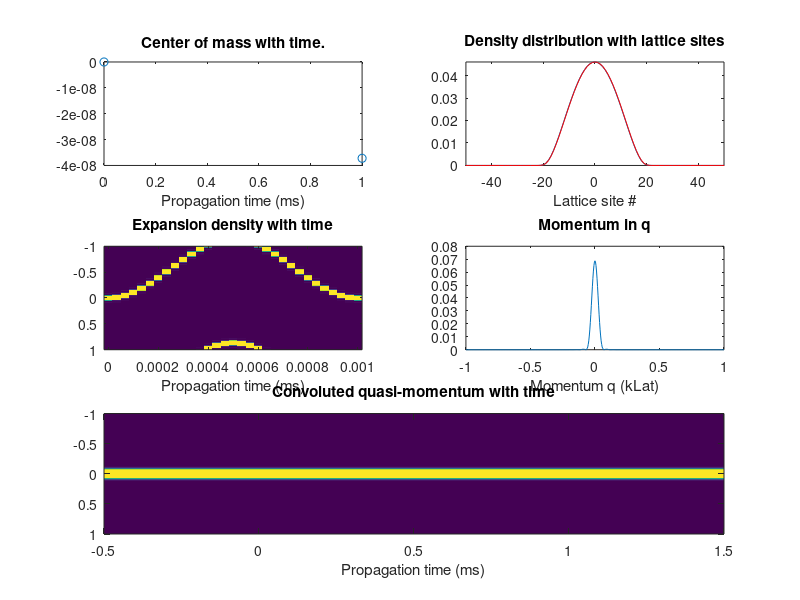

Source code (MATLAB): (Note: this script raises an error after producing the figure.)
function GPE_Sim_Speed()
%************************************************************************
% Simulate driven system with GPE 1D
%
%************************************************************************


%******************************************* 
% constants
%******************************************* 
c    = 299792458;       % Speed of light [m/s]
kB   = 1.3806503e-23;   % Boltzmann constant [J/K]
hbar = 1.054571817e-34;  % Plank constant [Js]
muB  = 9.27400949e-24;  % Bohr magneton [J/T]
%muB  = 9.27400949e-28; % Bohr magneton [J/G]
g    = 9.80553;         % Acceleration of gravity [m/s^2]
u    = 1.6605e-27;      % Atomic mass unit [kg]
a0   = 0.5291772083e-10;% Bohr's radius in [m]
mCs  = 133*u;           % Mass of 133Cs [kg]
lLat = 1064.49463e-9;   % Lattice wavelength [m]
kLat = 2*pi/lLat;       % Lattice wavevektor [1/m]
omgRec = hbar*kLat^2/2/mCs;% Recoil frequency [Hz]
G    = 2*kLat;             % Brilloin zone width [1/m]
Er   = hbar^2*kLat^2/2/mCs; % Recoil energy [J]
dLat = lLat/2;           % Lattice site distance [m]


%******************************************* 
% Modulation and time steps
%******************************************* 
modPeriod =  1e-3; %2*hbar*kLat/F0;                         % modulation period in s
modOmega  =  2*pi/modPeriod;
nPeriods  = 100;                           % Number of periods for simulation
Steps = 1;                                % Saved steps per BO
dt = modPeriod;                            % Single time step dt
nSaved = 1 + nPeriods*Steps;               % number saved wave functions

%F0 = 2e3*dLat * modOmega * mCs;
 
TrapPropagation = 1;

%******************************************* 
% Physical system, general parameters 
%******************************************* 
N = 501;                                  % Number of Wells, must be odd
s = 12;                                    % Lattice Depth in Er
a = 4*a0;                                % Scattering length
omgLong = 2*pi * 10;                      % Longitudinal trap frequency
omgPerp = 2*pi * 60;                       % radial, perpendicular trap freq.

nAtoms = 1E4;                             % Number of atoms
expTime = 40e-3;                          % End expansion time

% length scales
sigLong = sqrt(hbar/mCs/omgLong);         % Longitudinal oscillator length
sigPerp = sqrt(hbar/mCs/omgPerp);          % Radial oscillator length

% assume that vertical beam is strong, large radial frequency
omgMean = (omgPerp*omgPerp*omgLong)^(1/3);  % Geometric averaged trap frequency
sigMean = sqrt(hbar/mCs/omgMean);           % Geometric averaged oscillator length
mu      = hbar*omgMean/2*((15*nAtoms*a/sigMean)^(2/5));      % Chemical Potential for TF-approx.
rTFLong = sqrt(2*mu/mCs/omgLong/omgLong);   % Longitudinal TF-radius
% XX check

omgLatt = 2*omgRec*sqrt(s);                       % Harmonic frequency in one well
sigLatt = sqrt(hbar/mCs/omgLatt);                 % Oscillator length in one well

MaxExpqr = hbar*kLat/mCs*expTime;                 % Expansion faktor


%******************************************* 
% Initialise vectors
%******************************************* 
dq = 2*pi/(dLat*(N-1));
x  = [-dLat*(N-1)/2:dLat:dLat*(N-1)/2];  % Real space vector
q = [-dq*(N-1)/2:dq:dq*(N-1)/2]/kLat;     % Quasi momentum vector
qexp = [-dq*(N-1):dq:dq*(N-1)]/kLat;      % Doubled Quasi momentum vector

% save parameters
PSI_save = zeros(nSaved,N);                          % Empty matrix for wave functions Psi(t,x)
PSI_save_q = zeros(nSaved,N);                        % Empty matrix for wave functions Psi(t,q)
PSI_save_Exp = zeros(nSaved,N*2-1);                  % Empty matrix for wave functions Psi(t,qexp)

PSI2_save = zeros(nSaved,N);                          % Empty matrix for wave functions Psi(t,x)^2
PSI2_save_q = zeros(nSaved,N);                        % Empty matrix for wave functions Psi(t,q)^2
PSI2_save_Exp = zeros(nSaved,N*2-1);                  % Empty matrix for wave functions Psi(t,qexp)^2

mean_q = zeros(1,nSaved);                            % Empty matrix for mean momentum of Psi(t,qexp)
mean2_q = zeros(1,nSaved);                           % Empty matrix for mean momentum of Psi(t,qexp)


%******************************************* 
% Potential energy
%******************************************* 
g3D  = 4*pi*hbar^2*a/mCs;                      % Nonlinear interaction term
Vext = (0.5*mCs*omgLong^2*x.^2)';                % Potential energie  


%******************************************* 
% Initialise wave function (Gauss or TF)
%******************************************* 
psi_x = zeros(1,N);                                 % Start Wave function
PSI_Exp_Start = zeros(1,N);                         % Scaled Start Wave function

if (a == 0)  % Gauss
	psi_x = exp(-(x.^2)/2/(sigLong)^2);      
    psi_x = psi_x/sqrt(sum(abs(psi_x).^2));         % Normalize
    
    PSI_Exp_Start = exp(-(q.^2)/2/(sigLong/MaxExpqr)^2);
    %PSI_Exp_Start = abs(PSI_Exp_Start/sqrt(sum(abs(PSI_Exp_Start).^2))).^2;    
    PSI_Exp_Start = abs(PSI_Exp_Start).^2 / sum(abs(PSI_Exp_Start).^2);
    % XXX
    
else % TF profile
    
    % init
    psi_x = x*0;
    ind = find( (x>-rTFLong) & (x<rTFLong) ); % inside
    psi_x(ind) = sqrt(rTFLong^2-(x(ind)).^2);

    PSI_Exp_Start = 0*x;
    ind = find( (q>-rTFLong/MaxExpqr) & (q<rTFLong/MaxExpqr) ); % inside
    PSI_Exp_Start(ind) = sqrt((rTFLong/MaxExpqr)^2-q(ind).^2);

    % normalize
    psi_x = psi_x/sqrt(sum(abs(psi_x).^2));         % Normalize
    PSI_Exp_Start = abs(PSI_Exp_Start/sqrt(sum(abs(PSI_Exp_Start).^2))).^2;
    % XXX
end


%******************************************* 
% Calculate bands
%******************************************* 
nCoeff   = 40;                      % Number of coeffs >0
mCoeff   = -nCoeff:1:nCoeff;        % List of coeffs
E0       = zeros(1,N);              % First bloch band energies
for index_q = 1:N
    H = make_HMatrix(q(index_q));
    [cn, En] = eig(H);
    E0(index_q) = En(1);
end
K = abs(E0(1)-E0((N-1)/2+1))/4*Er;

%******************************************* 
% ode45 solver settings
%******************************************* 
%options=odeset('RelTol',3e-8,'AbsTol',1e-9,'Stats','off','MaxStep',1e-8);
options=odeset('RelTol',1e-6,'AbsTol',1e-6,'Stats','on');


%******************************************* 
% Ground state, imagingary time propagation
%******************************************* 

psi_x_2 = abs(psi_x).^2;      % Density psi_x                        
delta = 10;
counter = 0;
dt_gs   = 1e-4;                  % dt for finding ground state


while (delta > 1e-5)
    disp(counter);
    counter = counter+1;
    [TT,PSI_out] = ode45(@DGLFUNC2,[0 dt_gs/2 dt_gs],psi_x,options);
    
    psi_x = PSI_out(3,:);                    % take the last time step
    psi_x = psi_x/sqrt(sum(abs(psi_x).^2));  % normalize
    psi_x_3 = abs(psi_x).^2;                 % Density psi_x                       
    if mod(counter,10)==0
        plot(x/dLat,psi_x_3);
        title('Ground state');
        xlabel('Position');
        ylabel('psi(x)');
        drawnow;
    end
    delta = sum(abs(psi_x_3-psi_x_2));              % Has the Wave function changed?
    psi_x_2 = psi_x_3;
end
 

    function DPSI2 = DGLFUNC2(t,PSI)
        psi_j   = PSI;
        n       = nAtoms*abs(psi_j).^2;
        
        psi_jm1 = [0; PSI(1:N-1); ];
        psi_jp1 = [PSI(2:N); 0;];
        
        DNL    = sqrt(n) * sqrt( mCs*omgPerp^2*g3D/(sqrt(2*pi)*pi*sigLatt) );
        %DNLS   = g3D * n/((2*pi)^(3/2))/sigPerp^2/sigLatt;
        %DPNSE  = min(DNL,DNLS);        
        DPSI2  = -1/hbar*(Vext+DNL).*psi_j+K/hbar*(psi_jm1+psi_jp1);        
    end


%******************************************* 
% prepare loop
%******************************************* 

width_q = zeros(1,nSaved);   % Empty matrix for momentum width of Psi(t,qexp)
width2_q = zeros(nSaved);   % Empty matrix for momentum width of Psi(t,qexp)
 
psi_x = sqrt(psi_x_3);    
psi_x_2 = psi_x_3;
   
psi_q = fftshift(fft(psi_x));
psi_q = psi_q/sqrt(sum(abs(psi_q).^2));
psi_q_2 = abs(psi_q).^2;
 
psi_exp_2 = conv(PSI_Exp_Start,psi_q_2);
psi_exp_2 = psi_exp_2/sum(psi_exp_2);
 
 
PSI_save(1,:) = psi_x_2;
PSI_save_q(1,:) = psi_q_2;
PSI_save_Exp(1,:) = psi_exp_2;
 
Ewx = sum(psi_exp_2.*qexp);
Erw2x = sum(psi_exp_2.*((qexp-Ewx).^2));
mean_q(1) = Ewx;
width_q(1) = 2*sqrt(Erw2x);


% count number of "occupied" lattice sites
test=sort(psi_x_2,'descend');
latticesites=1;
while (sum(test(1:latticesites))<0.999)
    latticesites = latticesites+1;
end
fprintf('Number of occupied lattice sites %i.\n',latticesites);
 

%******************************************* 
% Plot simulation start
%******************************************* 
subplot(3,2,2);
plot(x/dLat,psi_x_2, x/dLat,PSI_save(1,:),'r');
title(['Prop. time = ' num2str(0,4) ' ms / ' ...
 num2str(0,3) ' %']);
xlabel('Lattice site n');

subplot(3,2,4);
plot(q,psi_q_2);
title('momentum in q');
xlabel('q/kLat');
subplot(3,2,6);
plot(qexp,psi_exp_2);
subplot(3,2,[1 3 5]); plot(0,width_q(1),'o');
xlabel('Propagation time [ms]'); ylabel('moment2_k');
drawnow;

% g3d = 4*pi*hbar^2*a/m;                  % Nonlinear interaction term
% %Vexto = (x*Fext+0.5*m*omega_long^2*x.^2)';   % Potential due to Gravity and harmonic trap


%******************************************* 
% loop over time
%******************************************* 

A = sqrt(mCs*omgPerp^2*g3D/(sqrt(2*pi)*pi*sigLatt));
UDD = -4*pi*hbar^2*0.5*a0/mCs/((2*pi)^(3/2))/sigPerp^2/sigLatt;

RampDuration = 20e-3;
%F0 = 2e3*dLat * modOmega * mCs;
vmax = 3e3*dLat;

    function F = calcForce(t)
        
%         % ramp force
%         if t<RampDuration
%             F = mCs * vmax*modOmega*(t/RampDuration*cos(modOmega*t));
%         else
%             F = mCs * vmax*modOmega * cos(modOmega*t);
%         end
        
%         % integrated velocity ramp
%         if t<RampDuration
%             F = mCs *(t*vmax*modOmega*cos(modOmega*t)/RampDuration + (vmax*sin(modOmega*t))/RampDuration)
%         else
%             F = mCs *modOmega * (vmax*cos(modOmega*t));
%         end

          % direct switch on
          F = mCs *modOmega * (vmax*sin(modOmega*t));
    end

    function DPSI= DGLFUNC(t, PSI, tau)

        %Fmod = F0 * cos( modOmega * (tau + t) );
        
        %Fmod = min(F0,F0/(20*modPeriod)*(tau+t)) * cos( modOmega * (tau + t) );
        %Fmod = min(F0,F0/(20*modPeriod)*(tau+t)) * cos( modOmega * (tau + t) );
        
        
        Vext = (x*calcForce(tau + t) + TrapPropagation * 0.5*mCs*omgLong^2*(x).^2)';
        
        psi_j = PSI;
        n     = nAtoms*abs(psi_j).^2;
        
        psi_jm1=[0; PSI(1:N-1); ];
        n_jm1  = nAtoms*abs(psi_jm1).^2;
        
        psi_jp1=[PSI(2:N); 0;];
        n_jp1 = nAtoms*abs(psi_jp1).^2;
        
        %DNL=sqrt(n)*sqrt(mCs*omgPerp^2*g3D/(sqrt(2*pi)*pi*sigLatt));
        DNL=sqrt(n)*A;
        
        %DNLS=g3d*n/((2*pi)^(3/2))/sigma_perp^2/sigma_latt;
        %DPNSE=min(DNL,DNLS);
        %DPSI=-i/hbar*(Vext+DNL).*psi_j+i/hbar*K*(psi_jm1+psi_jp1);       
        %c = sqrt(1-sigLatt^2/sigPerp^2);
        
        %UDD = -4*pi*hbar^2*0.5*a0/mCs/((2*pi)^(3/2))/sigPerp^2/sigLatt;
        
        DPSI=-1i/hbar*(Vext+DNL).*psi_j+1i/hbar*K*(psi_jm1+psi_jp1)+...
            -1i/hbar*UDD*psi_j.*(n_jm1+n_jp1) + 1e-9*n;
    end

Steps = 16;
tSteps = linspace(0,modPeriod/2,Steps);
tVect  = (0:nSaved)*modPeriod * 1e3;
tStepsFull = linspace(0,modPeriod,2*Steps);

comVect = tSteps*0;

% buffer
psi_x_vect   = zeros( 2*length(tSteps)-1, length(x) );
psi_x_2_vect = psi_x_vect;
psi_q_vect   = psi_x_vect;
psi_q_2_vect = psi_x_vect;
psi_exp_2_vect = zeros( 2*length(tSteps)-1, length(psi_exp_2) );
 

options=odeset('RelTol',1e-6,'AbsTol',1e-6,'Stats','on');


for counter = 2:nSaved

    T = modPeriod*(counter-2);                       % start time of modulation period
    
    [TT,PSI_out1] = ode45(@(t,y) DGLFUNC(t,y,T),tSteps,psi_x,options);
    
    psi_x = PSI_out1(end,:);
    psi_x = psi_x/sqrt(sum(abs(psi_x).^2));
    psi_x_2 = abs(psi_x).^2;                          % Density psi_x                       
    psi_q = fftshift(fft(psi_x));
    psi_q = psi_q/sqrt(sum(abs(psi_q).^2));
    psi_q_2 = abs(psi_q).^2;
    
    psi_exp_2 = conv(PSI_Exp_Start,psi_q_2);
    psi_exp_2 = psi_exp_2/sum(psi_exp_2);
    
    % get all images
    for j1=1:length(tSteps)
        psi_x_vect(j1,:) =  PSI_out1(j1,:);
        psi_x_vect(j1,:) =  psi_x_vect(j1,:)/sqrt(sum(abs(psi_x_vect(j1,:)).^2));
        psi_x_2_vect(j1,:) = abs( psi_x_vect(j1,:) ).^2;  
        
        psi_q_vect(j1,:) = fftshift(fft(psi_x_vect(j1,:)));
        psi_q_vect(j1,:) = psi_q_vect(j1,:)/sqrt(sum(abs(psi_q_vect(j1,:)).^2));
        psi_q_2_vect(j1,:) = abs(psi_q_vect(j1,:)).^2;        
    
        psi_exp_2_vect(j1,:) = conv(PSI_Exp_Start,psi_q_2_vect(j1,:))';
        psi_exp_2_vect(j1,:) = psi_exp_2_vect(j1,:)/sum(psi_exp_2_vect(j1,:));
    end    
    
%     %---------- save step ---------
%     PSI2_save(counter,:) = psi_x_2;
%     PSI2_save_q(counter,:) = psi_q_2;
%     PSI2_save_Exp(counter,:) = psi_exp_2;
%     Ewx = sum(psi_exp_2.*qexp);
%     Erw2x = sum(psi_exp_2.*((qexp-Ewx).^2));
%     mean2_q(counter) = Ewx;
%     width2_q(counter) = 2*sqrt(Erw2x);

 
    [TT,PSI_out2] = ode45(@(t,y) DGLFUNC(t,y,T+modPeriod/2),tSteps,psi_x,options);

    psi_x = PSI_out2(end,:);
    psi_x = psi_x/sqrt(sum(abs(psi_x).^2));
    psi_x_2 = abs(psi_x).^2;                          % Density psi_x    
    
    psi_q = fftshift(fft(psi_x));
    psi_q = psi_q/sqrt(sum(abs(psi_q).^2));
    psi_q_2 = abs(psi_q).^2;
    
    psi_exp_2 = conv(PSI_Exp_Start,psi_q_2);
    psi_exp_2 = psi_exp_2/sum(psi_exp_2);

    % get all images
    for j1=1:Steps-1
        psi_x_vect(j1+Steps,:) =  PSI_out2(j1+1,:);
        psi_x_vect(j1+Steps,:) =  psi_x_vect(j1+Steps,:)/sqrt(sum(abs(psi_x_vect(j1+Steps,:)).^2));
        psi_x_2_vect(j1+Steps,:) = abs( psi_x_vect(j1+Steps,:) ).^2;  
        
        psi_q_vect(j1+Steps,:) = fftshift(fft(psi_x_vect(j1+Steps,:)));
        psi_q_vect(j1+Steps,:) = psi_q_vect(j1+Steps,:)/sqrt(sum(abs(psi_q_vect(j1+Steps,:)).^2));
        psi_q_2_vect(j1+Steps,:) = abs(psi_q_vect(j1+Steps,:)).^2;  
        
        psi_exp_2_vect(j1+Steps,:) = conv(PSI_Exp_Start,psi_q_2_vect(j1+Steps,:));
        psi_exp_2_vect(j1+Steps,:) = psi_exp_2_vect(j1+Steps,:)/sum(psi_exp_2_vect(j1+Steps,:));
    end
    
    %***************************
    % save steps
    %***************************

    PSI_save(counter,:) = psi_x_2;
    PSI_save_q(counter,:) = psi_q_2;
    PSI_save_Exp(counter,:) = psi_exp_2;   
    
    Ewx = sum(psi_exp_2.*qexp);
    Erw2x = sum(psi_exp_2.*((qexp-Ewx).^2));
    
    mean_q(counter) = Ewx;
    width_q(counter) = 2*sqrt(Erw2x);
    
    %***************************
    % plot steps
    %***************************
    
    subplot(3,2,1); 
    % COM
    comVect(counter) = sum(x.*psi_x_2)/sum(psi_x_2);
    plot(tVect(1:counter), comVect(1:counter),'o');
    
    %plot(tVect(1:counter), width_q(1:counter),'o');
    xlabel('Propagation time (ms)');
    %title('Momentum width (kLat) with time.');
    title('Center of mass with time.');

    % density in space
    subplot(3,2,2);
    plot(x/dLat,psi_x_2, x/dLat,PSI_save(1,:),'r');
    axis([-50 50 0 inf]);   
    xlabel('Lattice site #');
	title('Density distribution with lattice sites');
        
    subplot(3,2,3);
    imagesc(tStepsFull,q, psi_q_2_vect');
    caxis([0 0.0120]);
    xlabel('Propagation time (ms)');
    %plot(qexp,psi_exp_2);
    title('Expansion density with time');
    %xlabel('Momentum qexp (kLat)');

    subplot(3,2,4);
    plot(q,psi_q_2);
    title('Momentum in q');
    xlabel('Momentum q (kLat)');
    
    subplot(3,2,[5 6]);
    imagesc(tVect(1:counter), qexp, PSI_save_Exp(1:counter,:)');
    caxis([0 0.0120]);
    xlabel('Propagation time (ms)');
    ylim([-1 1]);
    title('Convoluted quasi-momentum with time');

    sgtitle(sprintf('Time = %.0f ms / %.2fperc',T*1e3, counter/nSaved*100 ) );
    
%     subplot(3,2,5);
%     qdensity2_image = 8e3*PSI2_save_Exp(1:plotCount,:)';
%     qdensity2_image(qdensity_image>64) = 64;
%     image(tVect*1e3,qexp,qdensity2_image);
%     xlabel('Propagation time [ms]');

    drawnow;

end


function H = make_HMatrix(q)
    h1    = (2*mCoeff+q).^2+ s/2;
    hDiag = diag(h1,0);
    h2    = ones(2*nCoeff,1)*(+s)/4;
    hOffs = diag(h2,1)+diag(h2,-1);
    H = hDiag + hOffs;
end 

end
